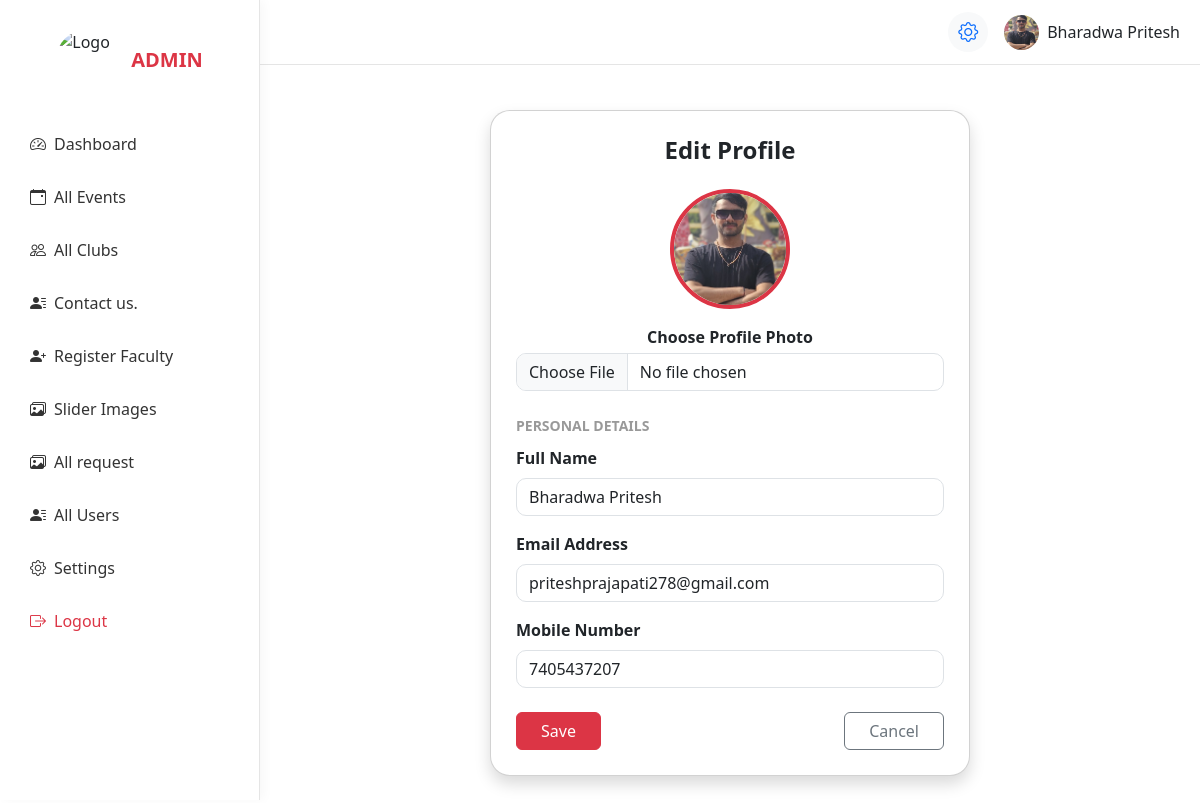
Screenshot of /Adminapp/edit_profile.php (signed in) with the database file from the repository.
### tables this page shows
CREATE TABLE `user` (
  `id` int NOT NULL,
  `clubimage` varchar(255) DEFAULT NULL,
  `fullname` varchar(100) DEFAULT NULL,
  `email` varchar(100) DEFAULT NULL,
  `department` varchar(100) DEFAULT NULL,
  `enrollment` varchar(100) DEFAULT NULL,
  `mobile` varchar(20) DEFAULT NULL,
  `password` varchar(100) DEFAULT NULL,
  `reset_token` varchar(255) DEFAULT NULL,
  `role` enum('admin','faculty','user') DEFAULT 'user'
);

### Adminapp/edit_profile.php (the view, shortened to what this page needs)
<?php
include 'admin_header.php';
include "../database.php";
$user_id = $_SESSION['user_id'];
$result = mysqli_query($con, "SELECT * FROM user WHERE id='$user_id'");
$user = mysqli_fetch_assoc($result);
?>
<link href="https://cdn.jsdelivr.net/npm/bootstrap@5.3.2/dist/css/bootstrap.min.css" rel="stylesheet">
<link href="https://cdn.jsdelivr.net/npm/sweetalert2@11/dist/sweetalert2.min.css" rel="stylesheet">
<div class="content d-flex justify-content-center align-items-center" style="min-height:90vh;">
    <div class="card shadow card-custom" style="max-width:480px; width:100%;">
        <h4 class="text-center fw-bold mb-4">Edit Profile</h4>
        <form id="editProfileForm" method="POST" enctype="multipart/form-data">
            <div class="text-center mb-4">
                <img
                    src="<?php echo !empty($user['clubimage']) ? '../uploads/'.$user['clubimage'] : 'assets/images/profile-placeholder.png'; ?>"
                    id="profilePreview"
                    class="profile-img mb-3"
                >
                <label class="fw-semibold mb-1 d-block">Choose Profile Photo</label>
                <input type="file" class="form-control" name="profilePhoto" id="profilePhoto" accept="image/*">
            </div>
            <div class="section-title">PERSONAL DETAILS</div>
            <div class="mb-3">
                <label class="form-label fw-semibold">Full Name</label>
                <input type="text" class="form-control" name="fullname" value="<?php echo $user['fullname']; ?>">
            </div>
            <div class="mb-3">
                <label class="form-label fw-semibold">Email Address</label>
                <input type="email" class="form-control" name="email" value="<?php echo $user['email']; ?>">
            </div>
            <div class="mb-4">
                <label class="form-label fw-semibold">Mobile Number</label>
                <input type="text" class="form-control" name="phone" value="<?php echo $user['mobile']; ?>">
            </div>
            <div class="d-flex justify-content-between">
                <button type="submit" name="updateProfile" class="btn btn-danger px-4">Save</button>
                <a href="admin_profile.php" class="btn btn-outline-secondary px-4">Cancel</a>
            </div>
        </form>
    </div>
</div>

### Adminapp/admin_header.php (shortened to what this page needs)
<?php
include "../database.php";
$user_id = $_SESSION['user_id'];
$result = mysqli_query($con, "SELECT * FROM User WHERE id='$user_id'");
$user = mysqli_fetch_assoc($result);
?>
<!DOCTYPE html>
<html lang="en">
<head>
    <link href="https://cdn.jsdelivr.net/npm/bootstrap@5.3.2/dist/css/bootstrap.min.css" rel="stylesheet">
    <link href="https://cdn.jsdelivr.net/npm/bootstrap-icons@1.11.3/font/bootstrap-icons.css" rel="stylesheet">
    <link href="css/validation.css" rel="stylesheet">
</head>
<body>
    <div class="sidebar" id="sidebar">
        <div class="sidebar-brand">
            <img src="assets/images/logo.png" alt="Logo" class="logo-img">
            <span class="fw-bold text-danger fs-5">ADMIN</span>
        </div>
        <a href="admin_dashboard.php"><i class="bi bi-speedometer2 me-2"></i> Dashboard</a>
        <a href="all_events_page.php"><i class="bi bi-calendar-event me-2"></i> All Events</a>
        <a href="all_clubes_page.php"><i class="bi bi-people me-2"></i> All Clubs</a>
        <a href="contactus_page.php"><i class="bi bi-person-lines-fill me-2"></i> Contact us.</a>
        <a href="faculty_register.php"><i class="bi bi-person-plus-fill me-2"></i> Register Faculty</a>
        <a href="slider_image_page.php"><i class="bi bi-images me-2"></i> Slider Images</a>
        <a href="allrequest.php"><i class="bi bi-images me-2"></i> All request</a>
        <a href="all_users_page.php"><i class="bi bi-person-lines-fill me-2"></i> All Users</a>
        <a href="setting_page.php"><i class="bi bi-gear me-2"></i> Settings</a>
        <a href="Admin_logout.php" class="text-danger"><i class="bi bi-box-arrow-right me-2"></i> Logout</a>
    </div>
    <div class="topbar">
        <div class="d-flex align-items-center gap-3">
            <a href="setting_page.php" class="text-decoration-none">
                <div class="icon-btn">
                    <i class="bi bi-gear fs-5"></i>
                </div>
            </a>
            <div class="dropdown">
                <div class="d-flex align-items-center gap-2 cursor-pointer">
                    <a href="admin_profile.php">
                        <img src="<?php echo !empty($user['clubimage'])
                            ? '../uploads/' . $user['clubimage']
                            : 'assets/clubimage/profile.png'; ?>" class="rounded-circle" width="35"
                            height="35" style="object-fit: cover;" alt="Admin Avatar">
                    </a>
                    <span class="d-none d-md-inline">
                        <?php echo $user['fullname']; ?>
                    </span>
                </div>
            </div>
        </div>
    </div>
</body>
</html>

### Studentapp/css/validation.css (style rules this page uses)
.form-control, .form-select { transition: border-color 0.15s ease-in-out, box-shadow 0.15s ease-in-out; }

### Adminapp/admin_header.php (style rules this page uses)
body { background: #f4f6f9; font-family: 'Segoe UI', sans-serif; overflow-x: hidden; }
.sidebar { width: 260px; height: 100vh; position: fixed; top: 0; left: 0; background: #fff; border-right: 1px solid #e5e5e5; padding-top: 20px; transition: 0.3s ease; z-index: 1050; box-shadow: 4px 0 10px rgba(0, 0, 0, 0.03); }
.sidebar-brand { display: flex; align-items: center; justify-content: center; gap: 15px; padding: 10px; margin-bottom: 20px; }
.logo-img { width: 60px; height: 60px; object-fit: cover; border-radius: 50%; transition: 0.3s ease; }
.sidebar a { display: flex; align-items: center; padding: 12px 20px; margin: 5px 10px; text-decoration: none; color: #333; border-radius: 8px; transition: 0.3s; font-weight: 500; }
.topbar { height: 65px; position: fixed; top: 0; left: 260px; right: 0; background: #fff; border-bottom: 1px solid #e5e5e5; display: flex; align-items: center; justify-content: space-between; padding: 0 20px; transition: 0.3s ease; z-index: 1030; }
.icon-btn { position: relative; width: 40px; height: 40px; background: #f8f9fa; border-radius: 50%; display: flex; align-items: center; justify-content: center; cursor: pointer; transition: 0.3s; }
.cursor-pointer { cursor: pointer; }
.content { margin-left: 260px; margin-top: 80px; padding: 30px; }

### Adminapp/edit_profile.php (style rules this page uses)
.card-custom { border-radius: 20px; padding: 25px; }
.profile-img { width: 120px; height: 120px; object-fit: cover; border-radius: 50%; border: 4px solid #dc3545; }
.form-control { border-radius: 10px; }
.section-title { font-size: 14px; font-weight: 600; color: #999; margin-bottom: 10px; }

### rows the page displays
user: clubimage (picture), fullname "Bharadwa Pritesh", email "priteshprajapati278@gmail.com", phone "7405437207"
